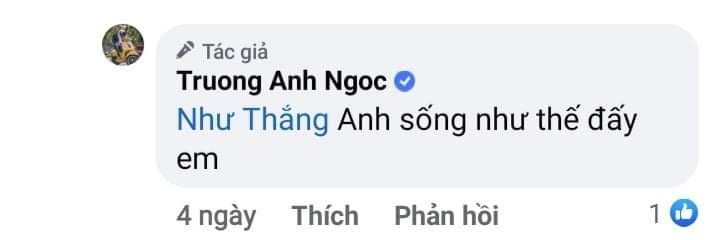
#> input picture homework_filter/image.jpg, 720 x 240 px
$ python filtering.py
#> lines starting #> are read from the running program, lines starting #| are printed output that depends on the picture; after the words box and inside, x2 and y2 are one past the last pixel; in counts of white or black regions, pixels touching at a corner belong together
import cv2
import numpy as np

img = cv2.imread('image.jpg')
#> img is the input picture: shape (240, 720, 3); mean B, G, R 240.5, 238.1, 236.9
H, W, C = img.shape
#> H = 240; W = 720; C = 3

print("Kich thuoc anh: H =", H, ", W =", W, ", so kenh =", C)
#| Kich thuoc anh: H = 240 , W = 720 , so kenh = 3
print("Pixel goc tai (0, 0) - dang [B, G, R]:", img[0, 0])
#| Pixel goc tai (0, 0) - dang [B, G, R]: [255 255 255]
print("  - B (xanh duong):", img[0, 0, 0])
#|   - B (xanh duong): 255
print("  - G (xanh la)   :", img[0, 0, 1])
#|   - G (xanh la)   : 255
print("  - R (do)        :", img[0, 0, 2])
#|   - R (do)        : 255
print()


def grayscale():
    gray_img = np.zeros((H, W), dtype=np.uint8)
    for y in range(H):
        for x in range(W):
            b = int(img[y, x, 0])
            g = int(img[y, x, 1])
            r = int(img[y, x, 2])
            gray_img[y, x] = (b + g + r) // 3
#| Pixel xam tai (0, 0): 255
#| Pixel xam tai (10, 10): 255
#| [[255 255 255 255 255]
#|  [255 255 255 255 255]
#|  [255 255 255 255 255]
#|  [255 255 255 255 255]
#|  [255 255 255 255 255]]
    return gray_img


def threshold(gray_img, t=100):
#> called with t = 100
    bin_img = np.zeros((H, W), dtype=np.uint8)
    for y in range(H):
        for x in range(W):
            if gray_img[y, x] > t:
                bin_img[y, x] = 255
            else:
                bin_img[y, x] = 0
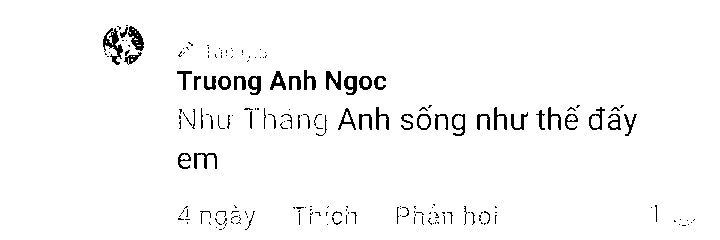
#> bin_img: shape (240, 720); 97% white; black in thin lines or dots, all inside (x1, y1, x2, y2) = (103, 25, 695, 230)
#| Pixel nhi phan tai (0, 0): 255
#| [[255 255 255 255 255]
#|  [255 255 255 255 255]
#|  [255 255 255 255 255]
#|  [255 255 255 255 255]
#|  [255 255 255 255 255]]
    return bin_img


def filtering(gray_img):
    out = np.zeros((H, W), dtype=np.uint8)

    for y in range(1, H - 1):
        for x in range(1, W - 1):
            p1 = int(gray_img[y - 1, x - 1])
            p2 = int(gray_img[y - 1, x    ])
            p3 = int(gray_img[y - 1, x + 1])

            p4 = int(gray_img[y    , x - 1])
            p5 = int(gray_img[y    , x    ])
            p6 = int(gray_img[y    , x + 1])

            p7 = int(gray_img[y + 1, x - 1])
            p8 = int(gray_img[y + 1, x    ])
            p9 = int(gray_img[y + 1, x + 1])

            tong = p1 + p2 + p3 + p4 + p5 + p6 + p7 + p8 + p9
            out[y, x] = tong // 9
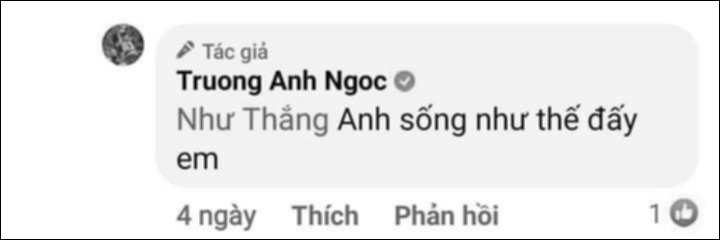
#> out: shape (240, 720); min 0, max 255, mean 235.5

    return out


def show():
    gray_img = grayscale()
    print("Pixel xam tai (0, 0):", gray_img[0, 0])
    print("Pixel xam tai (10, 10):", gray_img[10, 10])
    print("\nGoc tren trai cua anh xam (5x5):")
    print(gray_img[:5, :5])

    thres_img = threshold(gray_img, t=100)
    print("\nPixel nhi phan tai (0, 0):", thres_img[0, 0])
    print("Goc tren trai cua anh nhi phan (5x5):")
    print(thres_img[:5, :5])

    filt_img = filtering(gray_img)
    print("\nPixel sau loc tai (10, 10):", filt_img[10, 10])
#| Pixel sau loc tai (10, 10): 255
    print("Goc tren trai cua anh sau loc (5x5):")
    print(filt_img[:5, :5])
#| [[  0   0   0   0   0]
#|  [  0 255 255 255 255]
#|  [  0 255 255 255 255]
#|  [  0 255 255 255 255]
#|  [  0 255 255 255 255]]

    cv2.imshow("original", img)
    cv2.imshow("gray (manual)", gray_img)
    cv2.imshow("threshold t=100 (manual)", thres_img)
    cv2.imshow("3x3 average filter (manual)", filt_img)
    cv2.waitKey(0)
    cv2.destroyAllWindows()


show()
